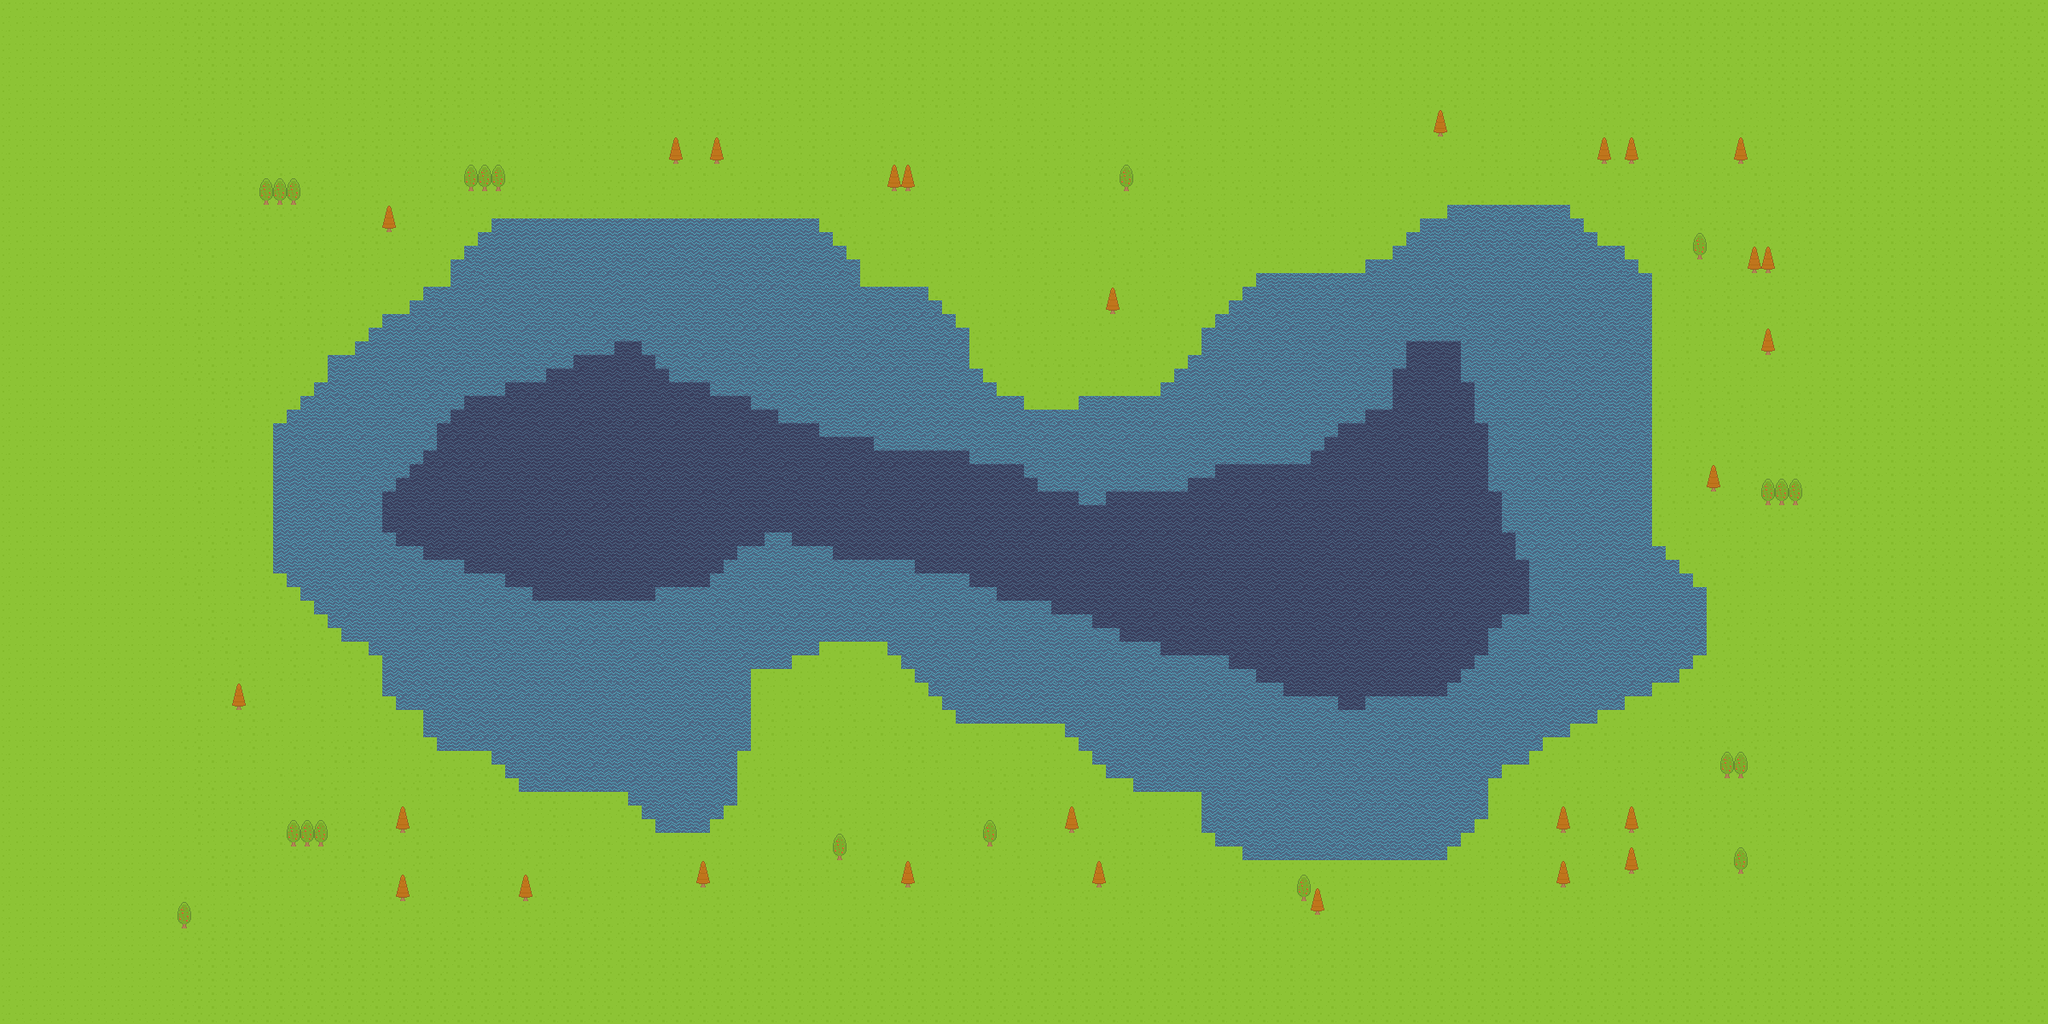

Below is a game level as drawn by its tile map, then a one-line description and the .tmx that defines it (tile-layer data replaced by summaries):
An orthogonal 150x75 tile map with 16x16 px tiles, 3 tile layers (grass, water, trees), 2 tilesets and 28 objects.

<map version="1.10" tiledversion="1.10.1" orientation="orthogonal" renderorder="right-down" width="150" height="75" tilewidth="16" tileheight="16" infinite="0" nextlayerid="7" nextobjectid="36">
 <editorsettings>
  <export target="FishingMinigameIslandMap.json" format="json" />
 </editorsettings>
 <tileset firstgid="1" name="roguelikeSheet_transparent" tilewidth="16" tileheight="16" spacing="1" tilecount="1767" columns="57">
  <image source="../spritesheets/roguelikeSheet_transparent.png" width="968" height="526" />
 </tileset>
 <tileset firstgid="1768" name="WaterSpritesheet" tilewidth="16" tileheight="16" tilecount="168" columns="12">
  <image source="../spritesheets/WaterSpritesheet.png" width="192" height="224" />
  <tile id="2">
   <properties>
    <property name="isWater" type="bool" value="true" />
   </properties>
  </tile>
  <tile id="3">
   <properties>
    <property name="isWater" type="bool" value="true" />
   </properties>
  </tile>
  <tile id="4">
   <properties>
    <property name="isWater" type="bool" value="true" />
   </properties>
  </tile>
  <tile id="14">
   <properties>
    <property name="isWater" type="bool" value="true" />
   </properties>
  </tile>
  <tile id="15">
   <properties>
    <property name="isWater" type="bool" value="true" />
   </properties>
  </tile>
  <tile id="16">
   <properties>
    <property name="isWater" type="bool" value="true" />
   </properties>
  </tile>
  <tile id="26">
   <properties>
    <property name="isWater" type="bool" value="true" />
   </properties>
  </tile>
  <tile id="27">
   <properties>
    <property name="isWater" type="bool" value="true" />
   </properties>
  </tile>
  <tile id="28">
   <properties>
    <property name="isWater" type="bool" value="true" />
   </properties>
  </tile>
 </tileset>
 <layer id="2" name="grass" width="150" height="75">
  <data>[11250 cells, 8072 non-empty, 2 distinct tile ids]</data>
 </layer>
 <layer id="1" name="water" width="150" height="75">
  <data>[11250 cells, 3533 non-empty, 6 distinct tile ids]</data>
 </layer>
 <layer id="3" name="trees" width="150" height="75">
  <data>[11250 cells, 96 non-empty, 4 distinct tile ids]</data>
 </layer>
 <objectgroup id="6" name="fishingSpots">
  <object id="2" x="373" y="517" />
  <object id="3" x="378" y="606" />
  <object id="4" x="469" y="726" />
  <object id="5" x="439" y="647" />
  <object id="6" x="455" y="475" />
  <object id="7" x="541" y="420" />
  <object id="10" x="657" y="348" />
  <object id="11" x="850" y="335" />
  <object id="14" x="753" y="323" />
  <object id="15" x="982" y="424" />
  <object id="16" x="1110" y="497" />
  <object id="17" x="1253" y="561" />
  <object id="18" x="1406" y="542" />
  <object id="19" x="1587" y="406" />
  <object id="20" x="1525" y="485" />
  <object id="21" x="1733" y="363" />
  <object id="22" x="1833" y="337" />
  <object id="23" x="1745" y="291" />
  <object id="24" x="1830" y="487" />
  <object id="25" x="1854" y="610" />
  <object id="26" x="1856" y="714" />
  <object id="27" x="1743" y="816" />
  <object id="28" x="1633" y="888" />
  <object id="29" x="1446" y="875" />
  <object id="30" x="1218" y="789" />
  <object id="31" x="691" y="815" />
  <object id="32" x="587" y="767" />
  <object id="34" x="907" y="648" />
 </objectgroup>
</map>
